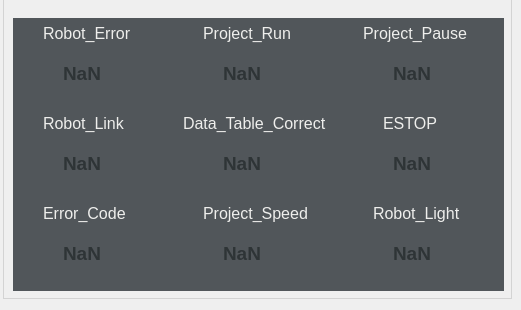
     <widget class="QWidget" name="Robot_Status_tab">
      <attribute name="title">
       <string>TM_Robot_Status</string>
      </attribute>
      <widget class="QGroupBox" name="Robot_Status_groupBox">
       <property name="geometry">
        <rect>
         <x>3</x>
         <y>-2</y>
         <width>509</width>
         <height>301</height>
        </rect>
       </property>
       <property name="font">
        <font>
         <family>Ubuntu Condensed</family>
         <pointsize>18</pointsize>
         <weight>50</weight>
         <italic>true</italic>
         <bold>false</bold>
         <underline>false</underline>
         <strikeout>false</strikeout>
         <kerning>true</kerning>
        </font>
       </property>
       <property name="styleSheet">
        <string notr="true">        QGroupBox {
            border-color: rgb(50, 50, 50);
            border: 2px solid lightgray; 
            border-width: 0.5px;
            border-style: solid;
            margin-top: 1ex; /* leave space at the top for the title */ 
        }
        QGroupBox::title {
            subcontrol-origin: margin;
            subcontrol-position: top left;
            left: 10px;
            margin-left: 0px;
            padding: 0  3px;
        }</string>
       </property>
       <property name="title">
        <string/>
       </property>
       <property name="flat">
        <bool>false</bool>
       </property>
       <widget class="QWidget" name="widget_Robot_Status_black" native="true">
        <property name="geometry">
         <rect>
          <x>10</x>
          <y>20</y>
          <width>491</width>
          <height>273</height>
         </rect>
        </property>
        <property name="styleSheet">
         <string notr="true">background-color: rgb(81, 86, 90);</string>
        </property>
        <widget class="QWidget" name="widget_Project_Run" native="true">
         <property name="geometry">
          <rect>
           <x>160</x>
           <y>0</y>
           <width>161</width>
           <height>81</height>
          </rect>
         </property>
         <property name="styleSheet">
          <string notr="true">background-color: rgb(81, 86, 90);</string>
         </property>
         <widget class="QLabel" name="Project_Run_label">
          <property name="geometry">
           <rect>
            <x>30</x>
            <y>0</y>
            <width>161</width>
            <height>31</height>
           </rect>
          </property>
          <property name="font">
           <font>
            <pointsize>8</pointsize>
           </font>
          </property>
          <property name="styleSheet">
           <string notr="true">co</string>
          </property>
          <property name="text">
           <string>&lt;html&gt;&lt;head/&gt;&lt;body&gt;&lt;p&gt;&lt;span style=&quot; font-size:12pt; color:#eeeeec;&quot;&gt;Project_Run&lt;/span&gt;&lt;/p&gt;&lt;/body&gt;&lt;/html&gt;</string>
          </property>
         </widget>
         <widget class="QLabel" name="project_run_status_label">
          <property name="geometry">
           <rect>
            <x>50</x>
            <y>40</y>
            <width>61</width>
            <height>31</height>
           </rect>
          </property>
          <property name="font">
           <font>
            <pointsize>8</pointsize>
           </font>
          </property>
          <property name="styleSheet">
           <string notr="true">co</string>
          </property>
          <property name="text">
           <string>&lt;html&gt;&lt;head/&gt;&lt;body&gt;&lt;p&gt;&lt;span style=&quot; font-size:14pt; font-weight:600; color:#2e3436;&quot;&gt;NaN&lt;/span&gt;&lt;/p&gt;&lt;/body&gt;&lt;/html&gt;</string>
          </property>
         </widget>
        </widget>
        <widget class="QWidget" name="widget_Project_Pause" native="true">
         <property name="geometry">
          <rect>
           <x>330</x>
           <y>0</y>
           <width>161</width>
           <height>81</height>
          </rect>
         </property>
         <property name="styleSheet">
          <string notr="true">background-color: rgb(81, 86, 90);</string>
         </property>
         <widget class="QLabel" name="Project_Pause_label">
          <property name="geometry">
           <rect>
            <x>20</x>
            <y>0</y>
            <width>161</width>
            <height>31</height>
           </rect>
          </property>
          <property name="font">
           <font>
            <pointsize>8</pointsize>
           </font>
          </property>
          <property name="styleSheet">
           <string notr="true">co</string>
          </property>
          <property name="text">
           <string>&lt;html&gt;&lt;head/&gt;&lt;body&gt;&lt;p&gt;&lt;span style=&quot; font-size:12pt; color:#eeeeec;&quot;&gt;Project_Pause&lt;/span&gt;&lt;/p&gt;&lt;/body&gt;&lt;/html&gt;</string>
          </property>
         </widget>
         <widget class="QLabel" name="project_pause_status_label">
          <property name="geometry">
           <rect>
            <x>50</x>
            <y>40</y>
            <width>61</width>
            <height>31</height>
           </rect>
          </property>
          <property name="font">
           <font>
            <pointsize>8</pointsize>
           </font>
          </property>
          <property name="styleSheet">
           <string notr="true">co</string>
          </property>
          <property name="text">
           <string>&lt;html&gt;&lt;head/&gt;&lt;body&gt;&lt;p&gt;&lt;span style=&quot; font-size:14pt; font-weight:600; color:#2e3436;&quot;&gt;NaN&lt;/span&gt;&lt;/p&gt;&lt;/body&gt;&lt;/html&gt;</string>
          </property>
         </widget>
        </widget>
        <widget class="QWidget" name="widget_Robot_Link" native="true">
         <property name="geometry">
          <rect>
           <x>0</x>
           <y>90</y>
           <width>161</width>
           <height>81</height>
          </rect>
         </property>
         <property name="styleSheet">
          <string notr="true">background-color: rgb(81, 86, 90);</string>
         </property>
         <widget class="QLabel" name="Robot_Link_label">
          <property name="geometry">
           <rect>
            <x>30</x>
            <y>0</y>
            <width>161</width>
            <height>31</height>
           </rect>
          </property>
          <property name="font">
           <font>
            <pointsize>8</pointsize>
           </font>
          </property>
          <property name="styleSheet">
           <string notr="true">co</string>
          </property>
          <property name="text">
           <string>&lt;html&gt;&lt;head/&gt;&lt;body&gt;&lt;p&gt;&lt;span style=&quot; font-size:12pt; color:#eeeeec;&quot;&gt;Robot_Link&lt;/span&gt;&lt;/p&gt;&lt;/body&gt;&lt;/html&gt;</string>
          </property>
         </widget>
         <widget class="QLabel" name="robot_link_status_label">
          <property name="geometry">
           <rect>
            <x>50</x>
            <y>40</y>
            <width>61</width>
            <height>31</height>
           </rect>
          </property>
          <property name="font">
           <font>
            <pointsize>8</pointsize>
           </font>
          </property>
          <property name="styleSheet">
           <string notr="true">co</string>
          </property>
          <property name="text">
           <string>&lt;html&gt;&lt;head/&gt;&lt;body&gt;&lt;p&gt;&lt;span style=&quot; font-size:14pt; font-weight:600; color:#2e3436;&quot;&gt;NaN&lt;/span&gt;&lt;/p&gt;&lt;/body&gt;&lt;/html&gt;</string>
          </property>
         </widget>
        </widget>
        <widget class="QWidget" name="widget_ESTOP" native="true">
         <property name="geometry">
          <rect>
           <x>330</x>
           <y>90</y>
           <width>161</width>
           <height>81</height>
          </rect>
         </property>
         <property name="styleSheet">
          <string notr="true">background-color: rgb(81, 86, 90);</string>
         </property>
         <widget class="QLabel" name="ESTOP_label">
          <property name="geometry">
           <rect>
            <x>40</x>
            <y>0</y>
            <width>161</width>
            <height>31</height>
           </rect>
          </property>
          <property name="font">
           <font>
            <pointsize>8</pointsize>
           </font>
          </property>
          <property name="styleSheet">
           <string notr="true">co</string>
          </property>
          <property name="text">
           <string>&lt;html&gt;&lt;head/&gt;&lt;body&gt;&lt;p&gt;&lt;span style=&quot; font-size:12pt; color:#eeeeec;&quot;&gt;ESTOP&lt;/span&gt;&lt;/p&gt;&lt;/body&gt;&lt;/html&gt;</string>
          </property>
         </widget>
         <widget class="QLabel" name="estop_status_label">
          <property name="geometry">
           <rect>
            <x>50</x>
            <y>40</y>
            <width>61</width>
            <height>31</height>
           </rect>
          </property>
          <property name="font">
           <font>
            <pointsize>8</pointsize>
           </font>
          </property>
          <property name="styleSheet">
           <string notr="true">co</string>
          </property>
          <property name="text">
           <string>&lt;html&gt;&lt;head/&gt;&lt;body&gt;&lt;p&gt;&lt;span style=&quot; font-size:14pt; font-weight:600; color:#2e3436;&quot;&gt;NaN&lt;/span&gt;&lt;/p&gt;&lt;/body&gt;&lt;/html&gt;</string>
          </property>
         </widget>
        </widget>
        <widget class="QWidget" name="widget_Data_Table_Correct" native="true">
         <property name="geometry">
          <rect>
           <x>160</x>
           <y>90</y>
           <width>161</width>
           <height>81</height>
          </rect>
         </property>
         <property name="styleSheet">
          <string notr="true">background-color: rgb(81, 86, 90);</string>
         </property>
         <widget class="QLabel" name="Data_Table_Correct_label">
          <property name="geometry">
           <rect>
            <x>10</x>
            <y>0</y>
            <width>161</width>
            <height>31</height>
           </rect>
          </property>
          <property name="font">
           <font>
            <pointsize>8</pointsize>
           </font>
          </property>
          <property name="styleSheet">
           <string notr="true">co</string>
          </property>
          <property name="text">
           <string>&lt;html&gt;&lt;head/&gt;&lt;body&gt;&lt;p&gt;&lt;span style=&quot; font-size:12pt; color:#eeeeec;&quot;&gt;Data_Table_Correct&lt;/span&gt;&lt;/p&gt;&lt;/body&gt;&lt;/html&gt;</string>
          </property>
         </widget>
         <widget class="QLabel" name="data_table_correct_status_label">
          <property name="geometry">
           <rect>
            <x>50</x>
            <y>40</y>
            <width>61</width>
            <height>31</height>
           </rect>
          </property>
          <property name="font">
           <font>
            <pointsize>8</pointsize>
           </font>
          </property>
          <property name="styleSheet">
           <string notr="true">co</string>
          </property>
          <property name="text">
           <string>&lt;html&gt;&lt;head/&gt;&lt;body&gt;&lt;p&gt;&lt;span style=&quot; font-size:14pt; font-weight:600; color:#2e3436;&quot;&gt;NaN&lt;/span&gt;&lt;/p&gt;&lt;/body&gt;&lt;/html&gt;</string>
          </property>
         </widget>
        </widget>
        <widget class="QWidget" name="widget_Robot_Light" native="true">
         <property name="geometry">
          <rect>
           <x>330</x>
           <y>180</y>
           <width>161</width>
           <height>81</height>
          </rect>
         </property>
         <property name="styleSheet">
          <string notr="true">background-color: rgb(81, 86, 90);</string>
         </property>
         <widget class="QLabel" name="Robot_Light_label">
          <property name="geometry">
           <rect>
            <x>30</x>
            <y>0</y>
            <width>161</width>
            <height>31</height>
           </rect>
          </property>
          <property name="font">
           <font>
            <pointsize>8</pointsize>
           </font>
          </property>
          <property name="styleSheet">
           <string notr="true">co</string>
          </property>
          <property name="text">
           <string>&lt;html&gt;&lt;head/&gt;&lt;body&gt;&lt;p&gt;&lt;span style=&quot; font-size:12pt; color:#eeeeec;&quot;&gt;Robot_Light&lt;/span&gt;&lt;/p&gt;&lt;/body&gt;&lt;/html&gt;</string>
          </property>
         </widget>
         <widget class="QLabel" name="robot_light_status_label">
          <property name="geometry">
           <rect>
            <x>50</x>
            <y>40</y>
            <width>61</width>
            <height>31</height>
           </rect>
          </property>
          <property name="font">
           <font>
            <pointsize>8</pointsize>
           </font>
          </property>
          <property name="styleSheet">
           <string notr="true">co</string>
          </property>
          <property name="text">
           <string>&lt;html&gt;&lt;head/&gt;&lt;body&gt;&lt;p&gt;&lt;span style=&quot; font-size:14pt; font-weight:600; color:#2e3436;&quot;&gt;NaN&lt;/span&gt;&lt;/p&gt;&lt;/body&gt;&lt;/html&gt;</string>
          </property>
         </widget>
        </widget>
        <widget class="QWidget" name="widget_Robot_Error" native="true">
         <property name="geometry">
          <rect>
           <x>0</x>
           <y>180</y>
           <width>161</width>
           <height>81</height>
          </rect>
         </property>
         <property name="styleSheet">
          <string notr="true">background-color: rgb(81, 86, 90);</string>
         </property>
         <widget class="QLabel" name="Error_Code_label">
          <property name="geometry">
           <rect>
            <x>30</x>
            <y>0</y>
            <width>161</width>
            <height>31</height>
           </rect>
          </property>
          <property name="font">
           <font>
            <pointsize>8</pointsize>
           </font>
          </property>
          <property name="styleSheet">
           <string notr="true">co</string>
          </property>
          <property name="text">
           <string>&lt;html&gt;&lt;head/&gt;&lt;body&gt;&lt;p&gt;&lt;span style=&quot; font-size:12pt; color:#eeeeec;&quot;&gt;Error_Code&lt;/span&gt;&lt;/p&gt;&lt;/body&gt;&lt;/html&gt;</string>
          </property>
         </widget>
         <widget class="QLabel" name="robot_error_status_label">
          <property name="geometry">
           <rect>
            <x>50</x>
            <y>40</y>
            <width>61</width>
            <height>31</height>
           </rect>
          </property>
          <property name="font">
           <font>
            <pointsize>8</pointsize>
           </font>
          </property>
          <property name="styleSheet">
           <string notr="true">co</string>
          </property>
          <property name="text">
           <string>&lt;html&gt;&lt;head/&gt;&lt;body&gt;&lt;p&gt;&lt;span style=&quot; font-size:14pt; font-weight:600; color:#2e3436;&quot;&gt;NaN&lt;/span&gt;&lt;/p&gt;&lt;/body&gt;&lt;/html&gt;</string>
          </property>
         </widget>
        </widget>
        <widget class="QWidget" name="widget_Error_Code" native="true">
         <property name="geometry">
          <rect>
           <x>160</x>
           <y>180</y>
           <width>161</width>
           <height>81</height>
          </rect>
         </property>
         <property name="styleSheet">
          <string notr="true">background-color: rgb(81, 86, 90);</string>
         </property>
         <widget class="QLabel" name="Project_Speed_label">
          <property name="geometry">
           <rect>
            <x>30</x>
            <y>0</y>
            <width>111</width>
            <height>31</height>
           </rect>
          </property>
          <property name="font">
           <font>
            <pointsize>8</pointsize>
           </font>
          </property>
          <property name="styleSheet">
           <string notr="true">co</string>
          </property>
          <property name="text">
           <string>&lt;html&gt;&lt;head/&gt;&lt;body&gt;&lt;p&gt;&lt;span style=&quot; font-size:12pt; color:#eeeeec;&quot;&gt;Project_Speed&lt;/span&gt;&lt;/p&gt;&lt;/body&gt;&lt;/html&gt;</string>
          </property>
         </widget>
         <widget class="QLabel" name="project_speed_label">
          <property name="geometry">
           <rect>
            <x>50</x>
            <y>40</y>
            <width>91</width>
            <height>31</height>
           </rect>
          </property>
          <property name="font">
           <font>
            <pointsize>8</pointsize>
           </font>
          </property>
          <property name="styleSheet">
           <string notr="true">co</string>
          </property>
          <property name="text">
           <string>&lt;html&gt;&lt;head/&gt;&lt;body&gt;&lt;p&gt;&lt;span style=&quot; font-size:14pt; font-weight:600; color:#2e3436;&quot;&gt;NaN&lt;/span&gt;&lt;/p&gt;&lt;/body&gt;&lt;/html&gt;</string>
          </property>
         </widget>
        </widget>
        <widget class="QWidget" name="widget_Project_Speed" native="true">
         <property name="geometry">
          <rect>
           <x>0</x>
           <y>0</y>
           <width>161</width>
           <height>81</height>
          </rect>
         </property>
         <property name="styleSheet">
          <string notr="true">background-color: rgb(81, 86, 90);</string>
         </property>
         <widget class="QLabel" name="Robot_Error_label">
          <property name="geometry">
           <rect>
            <x>30</x>
            <y>0</y>
            <width>161</width>
            <height>31</height>
           </rect>
          </property>
          <property name="font">
           <font>
            <pointsize>8</pointsize>
           </font>
          </property>
          <property name="styleSheet">
           <string notr="true">co</string>
          </property>
          <property name="text">
           <string>&lt;html&gt;&lt;head/&gt;&lt;body&gt;&lt;p&gt;&lt;span style=&quot; font-size:12pt; color:#eeeeec;&quot;&gt;Robot_Error&lt;/span&gt;&lt;/p&gt;&lt;/body&gt;&lt;/html&gt;</string>
          </property>
         </widget>
         <widget class="QLabel" name="error_code_status_label">
          <property name="geometry">
           <rect>
            <x>50</x>
            <y>40</y>
            <width>101</width>
            <height>31</height>
           </rect>
          </property>
          <property name="font">
           <font>
            <pointsize>8</pointsize>
           </font>
          </property>
          <property name="styleSheet">
           <string notr="true">co</string>
          </property>
          <property name="text">
           <string>&lt;html&gt;&lt;head/&gt;&lt;body&gt;&lt;p&gt;&lt;span style=&quot; font-size:14pt; font-weight:600; color:#2e3436;&quot;&gt;NaN&lt;/span&gt;&lt;/p&gt;&lt;/body&gt;&lt;/html&gt;</string>
          </property>
         </widget>
        </widget>
       </widget>
      </widget>
     </widget>
